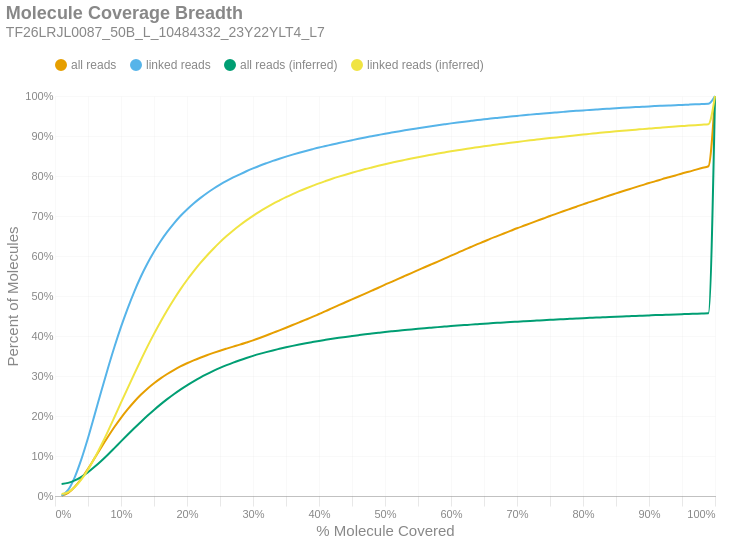

Notebook source saved alongside this figure:
### Markdown cell above
### Molecule Read Coverage
This chart shows molecule coverage breadth as computed by the number of bases aligned to that molecule. In other words, "*how much of each unique long molecule is actually sequenced/aligned?*" Keep in mind there is a distinction between sequences and alignments, since some sequences belonging to a particular molecule may not align well and wouldn't appear in the alignment data. This chart also shows molecule coverage breadth as computed by the *inferred fragment* from which the aligned sequences originate. Unlike read coverage, this calculation takes into account the total insert size, including unsequenced gaps between the forward and reverse reads. Like the previous figures, these are cumulative percents.

### Code cell
if SKIPLR:
    print_html(f"Skipped")
else:
    binned_df = consolidated_hist(valids['coverage_bp'], mask, 0.01, True)
    binned_df_inf = consolidated_hist(valids['coverage_inserts'], mask, 0.01, True)
    binned_df = binned_df.with_columns(pl.lit(binned_df_inf['all reads (cumsum)']).alias('all reads (inferred)'))
    binned_df = binned_df.with_columns(pl.lit(binned_df_inf['linked reads (cumsum)']).alias('linked reads (inferred)'))
    binned_df = binned_df.with_columns(
        (pl.col('bin').cast(pl.Float64) + 0.01).alias('right_edge')
    )

    with SafeRender(binned_df):
        (
            density_plot(binned_df, 'Molecule Coverage Breadth', samplename, 'molcov', ['all reads (inferred)','linked reads (inferred)'])
            .encode(
                #x=alt.X('bin:Q', title="% Molecule Covered").axis(format = '%').scale(padding=0),
                x=alt.X('right_edge:Q', title="% Molecule Covered").axis(format='%').scale(padding=0),
                y=alt.Y('value:Q', title='Percent of Molecules')
                    .axis(format='%')
                    .stack(False)
                    .scale(domainMin=0, padding=0),
                color=alt.Color("key:N").scale(domain = ["all reads", "linked reads", "all reads (inferred)", "linked reads (inferred)"]),
                tooltip = [
                    alt.Tooltip("key:N", title = "Data Type"),
                    alt.Tooltip("range_label:N", title="% Molecule Covered"),
                    alt.Tooltip("value:Q", format = ".2%", title="% Molecules")
                ]
            )
        ).display()

### Figure 1 — Vega-Lite specification as saved in the notebook (floating-point values rounded to 4 significant figures)
{"width": "container", "height": 400, "config": {"title": {"anchor": "start", "dy": -15, "fontSize": 18, "color": "#888888", "subtitleColor": "#888888", "subtitleFontSize": 14}, "arc": {"fill": "#0072B2"}, "axis": {"domainColor": "#888888", "domainWidth": 0.5, "gridWidth": 0.2, "grid": false, "titleFontWeight": 400, "titleFontSize": 15, "labelFontSize": 11, "labelColor": "#888888", "tickColor": "#888888", "tickWidth": 0.2, "titleColor": "#888888"}, "axisBand": {"grid": false}, "axisX": {"grid": true, "tickSize": 10, "domainCap": "round"}, "axisY": {"domain": false, "grid": true, "tickSize": 0, "domainCap": "round"}, "background": "transparent", "header": {"labelFontSize": 15, "labelColor": "#888888", "titleFontSize": 15, "titleFontWeight": 600, "titleColor": "#888888"}, "legend": {"labelFont": "sans-serif", "labelFontSize": 12, "labelColor": "#888888", "symbolSize": 100, "symbolType": "circle", "titleFontSize": 12, "titlePadding": 10, "titleColor": "#888888", "title": null, "orient": "top"}, "range": {"category": ["#E69F00", "#56B4E9", "#009E73", "#F0E442", "#0072B2", "#D55E00", "#CC79A7", "#000000"], "diverging": ["#cfe8f3", "#a2d4ec", "#73bfe2", "#46abdb", "#1696d2", "#12719e"]}, "area": {"fill": "#0072B2", "fillOpacity": 0.7, "line": true, "strokeOpacity": 0.7}, "line": {"color": "#0072B2", "stroke": "#0072B2", "strokeWidth": 2}, "trail": {"color": "#0072B2", "stroke": "#0072B2", "strokeWidth": 0, "size": 1}, "point": {"filled": true, "fillOpacity": 1.0, "size": 95}, "text": {"color": "#888888", "fontSize": 11, "align": "right", "fontWeight": 400, "size": 11}, "bar": {"fill": "#0072B2", "stroke": null}, "view": {"stroke": null, "continuousWidth": 660, "continuousHeight": 400}}, "data": {"name": "data-0db333a58109daca412d4f96467bccf4"}, "mark": {"type": "line", "interpolate": "monotone", "point": {"opacity": 0, "size": 275}}, "encoding": {"color": {"field": "key", "scale": {"domain": ["all reads", "linked reads", "all reads (inferred)", "linked reads (inferred)"]}, "type": "nominal"}, "tooltip": [{"field": "key", "title": "Data Type", "type": "nominal"}, {"field": "range_label", "title": "% Molecule Covered", "type": "nominal"}, {"field": "value", "format": ".2%", "title": "% Molecules", "type": "quantitative"}], "x": {"axis": {"format": "%"}, "field": "right_edge", "scale": {"padding": 0}, "title": "% Molecule Covered", "type": "quantitative"}, "y": {"axis": {"format": "%"}, "field": "value", "scale": {"domainMin": 0, "padding": 0}, "stack": false, "title": "Percent of Molecules", "type": "quantitative"}}, "params": [{"name": "param_c36ac31b6afebe62", "select": {"type": "point", "fields": ["key"]}, "bind": "legend"}], "title": {"text": "Molecule Coverage Breadth", "subtitle": "TF26LRJL0087_50B_L_10484332_23Y22YLT4_L7"}, "transform": [{"fold": ["all reads (cumsum)", "linked reads (cumsum)", "all reads (inferred)", "linked reads (inferred)"]}, {"calculate": "replace(datum.key, ' (cumsum)', '')", "as": "key"}, {"filter": {"param": "param_c36ac31b6afebe62"}}], "usermeta": {"embedOptions": {"downloadFileName": "TF26LRJL0087_50B_L_10484332_23Y22YLT4_L7.molcov"}}, "$schema": "https://vega.github.io/schema/vega-lite/v6.4.1.json", "datasets": {"data-0db333a58109daca412d4f96467bccf4": [{"bin": "0.0", "interval": "0.0-0.01", "all reads": 0.0006202, "linked reads": 0.0008796, "all reads (cumsum)": 0.0006202, "linked reads (cumsum)": 0.0008796, "range_label": "0.0-0.01", "all reads (inferred)": 0.03014, "linked reads (inferred)": 0.004812, "right_edge": 0.01}, {"bin": "0.01", "interval": "0.01-0.02", "all reads": 0.007105, "linked reads": 0.01425, "all reads (cumsum)": 0.007725, "linked reads (cumsum)": 0.01513, "range_label": "0.01-0.02", "all reads (inferred)": 0.03278, "linked reads (inferred)": 0.009681, "right_edge": 0.02}, {"bin": "0.02", "interval": "0.02-0.03", "all reads": 0.01532, "linked reads": 0.03231, "all reads (cumsum)": 0.02305, "linked reads (cumsum)": 0.04744, "range_label": "0.02-0.03", "all reads (inferred)": 0.03884, "linked reads (inferred)": 0.02213, "right_edge": 0.03}, {"bin": "0.03", "interval": "0.03-0.04", "all reads": 0.02074, "linked reads": 0.0447, "all reads (cumsum)": 0.04379, "linked reads (cumsum)": 0.09214, "range_label": "0.03-0.04", "all reads (inferred)": 0.04793, "linked reads (inferred)": 0.04136, "right_edge": 0.04}, {"bin": "0.04", "interval": "0.04-0.05", "all reads": 0.02437, "linked reads": 0.05283, "all reads (cumsum)": 0.06815, "linked reads (cumsum)": 0.145, "range_label": "0.04-0.05", "all reads (inferred)": 0.05945, "linked reads (inferred)": 0.06593, "right_edge": 0.05}, {"bin": "0.05", "interval": "0.05-0.06", "all reads": 0.02657, "linked reads": 0.05785, "all reads (cumsum)": 0.09473, "linked reads (cumsum)": 0.2028, "range_label": "0.05-0.06", "all reads (inferred)": 0.0729, "linked reads (inferred)": 0.09494, "right_edge": 0.06}, {"bin": "0.06", "interval": "0.06-0.07", "all reads": 0.02686, "linked reads": 0.05864, "all reads (cumsum)": 0.1216, "linked reads (cumsum)": 0.2615, "range_label": "0.06-0.07", "all reads (inferred)": 0.08764, "linked reads (inferred)": 0.1269, "right_edge": 0.07}, {"bin": "0.07", "interval": "0.07-0.08", "all reads": 0.02595, "linked reads": 0.0567, "all reads (cumsum)": 0.1475, "linked reads (cumsum)": 0.3182, "range_label": "0.07-0.08", "all reads (inferred)": 0.1033, "linked reads (inferred)": 0.161, "right_edge": 0.08}, {"bin": "0.08", "interval": "0.08-0.09", "all reads": 0.02486, "linked reads": 0.05423, "all reads (cumsum)": 0.1724, "linked reads (cumsum)": 0.3724, "range_label": "0.08-0.09", "all reads (inferred)": 0.1198, "linked reads (inferred)": 0.1968, "right_edge": 0.09}, {"bin": "0.09", "interval": "0.09-0.1", "all reads": 0.02309, "linked reads": 0.0504, "all reads (cumsum)": 0.1955, "linked reads (cumsum)": 0.4228, "range_label": "0.09-0.1", "all reads (inferred)": 0.1365, "linked reads (inferred)": 0.2333, "right_edge": 0.1}, {"bin": "0.1", "interval": "0.1-0.11", "all reads": 0.02099, "linked reads": 0.0458, "all reads (cumsum)": 0.2165, "linked reads (cumsum)": 0.4686, "range_label": "0.1-0.11", "all reads (inferred)": 0.1529, "linked reads (inferred)": 0.2692, "right_edge": 0.11}, {"bin": "0.11", "interval": "0.11-0.12", "all reads": 0.01924, "linked reads": 0.04193, "all reads (cumsum)": 0.2357, "linked reads (cumsum)": 0.5105, "range_label": "0.11-0.12", "all reads (inferred)": 0.1692, "linked reads (inferred)": 0.3047, "right_edge": 0.12}, {"bin": "0.12", "interval": "0.12-0.13", "all reads": 0.01727, "linked reads": 0.03759, "all reads (cumsum)": 0.253, "linked reads (cumsum)": 0.5481, "range_label": "0.12-0.13", "all reads (inferred)": 0.1851, "linked reads (inferred)": 0.3395, "right_edge": 0.13}, {"bin": "0.13", "interval": "0.13-0.14", "all reads": 0.01536, "linked reads": 0.03329, "all reads (cumsum)": 0.2683, "linked reads (cumsum)": 0.5814, "range_label": "0.13-0.14", "all reads (inferred)": 0.2006, "linked reads (inferred)": 0.3733, "right_edge": 0.14}, {"bin": "0.14", "interval": "0.14-0.15", "all reads": 0.01354, "linked reads": 0.02921, "all reads (cumsum)": 0.2819, "linked reads (cumsum)": 0.6106, "range_label": "0.14-0.15", "all reads (inferred)": 0.2152, "linked reads (inferred)": 0.4054, "right_edge": 0.15}, {"bin": "0.15", "interval": "0.15-0.16", "all reads": 0.01224, "linked reads": 0.02627, "all reads (cumsum)": 0.2941, "linked reads (cumsum)": 0.6369, "range_label": "0.15-0.16", "all reads (inferred)": 0.2291, "linked reads (inferred)": 0.4357, "right_edge": 0.16}, {"bin": "0.16", "interval": "0.16-0.17", "all reads": 0.01093, "linked reads": 0.02332, "all reads (cumsum)": 0.3051, "linked reads (cumsum)": 0.6602, "range_label": "0.16-0.17", "all reads (inferred)": 0.2422, "linked reads (inferred)": 0.4643, "right_edge": 0.17}, {"bin": "0.17", "interval": "0.17-0.18", "all reads": 0.009863, "linked reads": 0.02092, "all reads (cumsum)": 0.3149, "linked reads (cumsum)": 0.6811, "range_label": "0.17-0.18", "all reads (inferred)": 0.2545, "linked reads (inferred)": 0.4912, "right_edge": 0.18}, {"bin": "0.18", "interval": "0.18-0.19", "all reads": 0.008938, "linked reads": 0.01876, "all reads (cumsum)": 0.3239, "linked reads (cumsum)": 0.6999, "range_label": "0.18-0.19", "all reads (inferred)": 0.2661, "linked reads (inferred)": 0.5165, "right_edge": 0.19}, {"bin": "0.19", "interval": "0.19-0.2", "all reads": 0.007939, "linked reads": 0.0164, "all reads (cumsum)": 0.3318, "linked reads (cumsum)": 0.7163, "range_label": "0.19-0.2", "all reads (inferred)": 0.2768, "linked reads (inferred)": 0.54, "right_edge": 0.2}, {"bin": "0.2", "interval": "0.2-0.21", "all reads": 0.007297, "linked reads": 0.01496, "all reads (cumsum)": 0.3391, "linked reads (cumsum)": 0.7312, "range_label": "0.2-0.21", "all reads (inferred)": 0.2867, "linked reads (inferred)": 0.5615, "right_edge": 0.21}, {"bin": "0.21", "interval": "0.21-0.22", "all reads": 0.006663, "linked reads": 0.0134, "all reads (cumsum)": 0.3458, "linked reads (cumsum)": 0.7446, "range_label": "0.21-0.22", "all reads (inferred)": 0.2961, "linked reads (inferred)": 0.582, "right_edge": 0.22}, {"bin": "0.22", "interval": "0.22-0.23", "all reads": 0.006225, "linked reads": 0.01226, "all reads (cumsum)": 0.352, "linked reads (cumsum)": 0.7569, "range_label": "0.22-0.23", "all reads (inferred)": 0.3046, "linked reads (inferred)": 0.6007, "right_edge": 0.23}, {"bin": "0.23", "interval": "0.23-0.24", "all reads": 0.005771, "linked reads": 0.01114, "all reads (cumsum)": 0.3577, "linked reads (cumsum)": 0.7681, "range_label": "0.23-0.24", "all reads (inferred)": 0.3126, "linked reads (inferred)": 0.6182, "right_edge": 0.24}, {"bin": "0.24", "interval": "0.24-0.25", "all reads": 0.00546, "linked reads": 0.01018, "all reads (cumsum)": 0.3632, "linked reads (cumsum)": 0.7782, "range_label": "0.24-0.25", "all reads (inferred)": 0.3202, "linked reads (inferred)": 0.6347, "right_edge": 0.25}, {"bin": "0.25", "interval": "0.25-0.26", "all reads": 0.00519, "linked reads": 0.009413, "all reads (cumsum)": 0.3684, "linked reads (cumsum)": 0.7877, "range_label": "0.25-0.26", "all reads (inferred)": 0.3271, "linked reads (inferred)": 0.6497, "right_edge": 0.26}, {"bin": "0.26", "interval": "0.26-0.27", "all reads": 0.005075, "linked reads": 0.008663, "all reads (cumsum)": 0.3735, "linked reads (cumsum)": 0.7963, "range_label": "0.26-0.27", "all reads (inferred)": 0.3336, "linked reads (inferred)": 0.6639, "right_edge": 0.27}, {"bin": "0.27", "interval": "0.27-0.28", "all reads": 0.004931, "linked reads": 0.007916, "all reads (cumsum)": 0.3784, "linked reads (cumsum)": 0.8042, "range_label": "0.27-0.28", "all reads (inferred)": 0.3395, "linked reads (inferred)": 0.6769, "right_edge": 0.28}, {"bin": "0.28", "interval": "0.28-0.29", "all reads": 0.005307, "linked reads": 0.007669, "all reads (cumsum)": 0.3837, "linked reads (cumsum)": 0.8119, "range_label": "0.28-0.29", "all reads (inferred)": 0.3451, "linked reads (inferred)": 0.689, "right_edge": 0.29}, {"bin": "0.29", "interval": "0.29-0.3", "all reads": 0.005463, "linked reads": 0.007087, "all reads (cumsum)": 0.3892, "linked reads (cumsum)": 0.819, "range_label": "0.29-0.3", "all reads (inferred)": 0.3503, "linked reads (inferred)": 0.7004, "right_edge": 0.3}, {"bin": "0.3", "interval": "0.3-0.31", "all reads": 0.005914, "linked reads": 0.006732, "all reads (cumsum)": 0.3951, "linked reads (cumsum)": 0.8257, "range_label": "0.3-0.31", "all reads (inferred)": 0.3552, "linked reads (inferred)": 0.7112, "right_edge": 0.31}, {"bin": "0.31", "interval": "0.31-0.32", "all reads": 0.006207, "linked reads": 0.006154, "all reads (cumsum)": 0.4013, "linked reads (cumsum)": 0.8319, "range_label": "0.31-0.32", "all reads (inferred)": 0.3597, "linked reads (inferred)": 0.7209, "right_edge": 0.32}, {"bin": "0.32", "interval": "0.32-0.33", "all reads": 0.006475, "linked reads": 0.005917, "all reads (cumsum)": 0.4078, "linked reads (cumsum)": 0.8378, "range_label": "0.32-0.33", "all reads (inferred)": 0.364, "linked reads (inferred)": 0.7301, "right_edge": 0.33}, {"bin": "0.33", "interval": "0.33-0.34", "all reads": 0.006374, "linked reads": 0.005379, "all reads (cumsum)": 0.4141, "linked reads (cumsum)": 0.8432, "range_label": "0.33-0.34", "all reads (inferred)": 0.3679, "linked reads (inferred)": 0.7387, "right_edge": 0.34}, {"bin": "0.34", "interval": "0.34-0.35", "all reads": 0.006556, "linked reads": 0.005239, "all reads (cumsum)": 0.4207, "linked reads (cumsum)": 0.8484, "range_label": "0.34-0.35", "all reads (inferred)": 0.3717, "linked reads (inferred)": 0.747, "right_edge": 0.35}, {"bin": "0.35", "interval": "0.35-0.36", "all reads": 0.006716, "linked reads": 0.004979, "all reads (cumsum)": 0.4274, "linked reads (cumsum)": 0.8534, "range_label": "0.35-0.36", "all reads (inferred)": 0.3753, "linked reads (inferred)": 0.7547, "right_edge": 0.36}, {"bin": "0.36", "interval": "0.36-0.37", "all reads": 0.006701, "linked reads": 0.004723, "all reads (cumsum)": 0.4341, "linked reads (cumsum)": 0.8581, "range_label": "0.36-0.37", "all reads (inferred)": 0.3786, "linked reads (inferred)": 0.762, "right_edge": 0.37}, {"bin": "0.37", "interval": "0.37-0.38", "all reads": 0.006732, "linked reads": 0.004577, "all reads (cumsum)": 0.4408, "linked reads (cumsum)": 0.8627, "range_label": "0.37-0.38", "all reads (inferred)": 0.3818, "linked reads (inferred)": 0.7688, "right_edge": 0.38}, {"bin": "0.38", "interval": "0.38-0.39", "all reads": 0.006848, "linked reads": 0.004309, "all reads (cumsum)": 0.4477, "linked reads (cumsum)": 0.867, "range_label": "0.38-0.39", "all reads (inferred)": 0.3848, "linked reads (inferred)": 0.7753, "right_edge": 0.39}, {"bin": "0.39", "interval": "0.39-0.4", "all reads": 0.007199, "linked reads": 0.004179, "all reads (cumsum)": 0.4549, "linked reads (cumsum)": 0.8712, "range_label": "0.39-0.4", "all reads (inferred)": 0.3877, "linked reads (inferred)": 0.7816, "right_edge": 0.4}, {"bin": "0.4", "interval": "0.4-0.41", "all reads": 0.007185, "linked reads": 0.003775, "all reads (cumsum)": 0.4621, "linked reads (cumsum)": 0.875, "range_label": "0.4-0.41", "all reads (inferred)": 0.3904, "linked reads (inferred)": 0.7875, "right_edge": 0.41}, {"bin": "0.41", "interval": "0.41-0.42", "all reads": 0.007548, "linked reads": 0.003883, "all reads (cumsum)": 0.4696, "linked reads (cumsum)": 0.8788, "range_label": "0.41-0.42", "all reads (inferred)": 0.393, "linked reads (inferred)": 0.7931, "right_edge": 0.42}, {"bin": "0.42", "interval": "0.42-0.43", "all reads": 0.007346, "linked reads": 0.003594, "all reads (cumsum)": 0.477, "linked reads (cumsum)": 0.8824, "range_label": "0.42-0.43", "all reads (inferred)": 0.3954, "linked reads (inferred)": 0.7984, "right_edge": 0.43}, {"bin": "0.43", "interval": "0.43-0.44", "all reads": 0.007302, "linked reads": 0.003545, "all reads (cumsum)": 0.4843, "linked reads (cumsum)": 0.886, "range_label": "0.43-0.44", "all reads (inferred)": 0.3977, "linked reads (inferred)": 0.8033, "right_edge": 0.44}, {"bin": "0.44", "interval": "0.44-0.45", "all reads": 0.007292, "linked reads": 0.003514, "all reads (cumsum)": 0.4916, "linked reads (cumsum)": 0.8895, "range_label": "0.44-0.45", "all reads (inferred)": 0.3999, "linked reads (inferred)": 0.8081, "right_edge": 0.45}, {"bin": "0.45", "interval": "0.45-0.46", "all reads": 0.007235, "linked reads": 0.003459, "all reads (cumsum)": 0.4988, "linked reads (cumsum)": 0.8929, "range_label": "0.45-0.46", "all reads (inferred)": 0.4021, "linked reads (inferred)": 0.8127, "right_edge": 0.46}, {"bin": "0.46", "interval": "0.46-0.47", "all reads": 0.0072, "linked reads": 0.003338, "all reads (cumsum)": 0.506, "linked reads (cumsum)": 0.8963, "range_label": "0.46-0.47", "all reads (inferred)": 0.4042, "linked reads (inferred)": 0.8173, "right_edge": 0.47}, {"bin": "0.47", "interval": "0.47-0.48", "all reads": 0.007356, "linked reads": 0.003166, "all reads (cumsum)": 0.5134, "linked reads (cumsum)": 0.8994, "range_label": "0.47-0.48", "all reads (inferred)": 0.4061, "linked reads (inferred)": 0.8214, "right_edge": 0.48}, {"bin": "0.48", "interval": "0.48-0.49", "all reads": 0.007217, "linked reads": 0.003153, "all reads (cumsum)": 0.5206, "linked reads (cumsum)": 0.9026, "range_label": "0.48-0.49", "all reads (inferred)": 0.408, "linked reads (inferred)": 0.8255, "right_edge": 0.49}, {"bin": "0.49", "interval": "0.49-0.5", "all reads": 0.007885, "linked reads": 0.003115, "all reads (cumsum)": 0.5285, "linked reads (cumsum)": 0.9057, "range_label": "0.49-0.5", "all reads (inferred)": 0.4099, "linked reads (inferred)": 0.8296, "right_edge": 0.5}, {"bin": "0.5", "interval": "0.5-0.51", "all reads": 0.006787, "linked reads": 0.00287, "all reads (cumsum)": 0.5352, "linked reads (cumsum)": 0.9086, "range_label": "0.5-0.51", "all reads (inferred)": 0.4116, "linked reads (inferred)": 0.8333, "right_edge": 0.51}, {"bin": "0.51", "interval": "0.51-0.52", "all reads": 0.007526, "linked reads": 0.002854, "all reads (cumsum)": 0.5428, "linked reads (cumsum)": 0.9114, "range_label": "0.51-0.52", "all reads (inferred)": 0.4133, "linked reads (inferred)": 0.837, "right_edge": 0.52}, {"bin": "0.52", "interval": "0.52-0.53", "all reads": 0.007327, "linked reads": 0.002828, "all reads (cumsum)": 0.5501, "linked reads (cumsum)": 0.9143, "range_label": "0.52-0.53", "all reads (inferred)": 0.4149, "linked reads (inferred)": 0.8403, "right_edge": 0.53}, {"bin": "0.53", "interval": "0.53-0.54", "all reads": 0.007291, "linked reads": 0.002705, "all reads (cumsum)": 0.5574, "linked reads (cumsum)": 0.917, "range_label": "0.53-0.54", "all reads (inferred)": 0.4165, "linked reads (inferred)": 0.8437, "right_edge": 0.54}, {"bin": "0.54", "interval": "0.54-0.55", "all reads": 0.007123, "linked reads": 0.002553, "all reads (cumsum)": 0.5645, "linked reads (cumsum)": 0.9195, "range_label": "0.54-0.55", "all reads (inferred)": 0.418, "linked reads (inferred)": 0.847, "right_edge": 0.55}, {"bin": "0.55", "interval": "0.55-0.56", "all reads": 0.007321, "linked reads": 0.002509, "all reads (cumsum)": 0.5718, "linked reads (cumsum)": 0.922, "range_label": "0.55-0.56", "all reads (inferred)": 0.4194, "linked reads (inferred)": 0.8501, "right_edge": 0.56}, {"bin": "0.56", "interval": "0.56-0.57", "all reads": 0.00715, "linked reads": 0.00247, "all reads (cumsum)": 0.579, "linked reads (cumsum)": 0.9245, "range_label": "0.56-0.57", "all reads (inferred)": 0.4208, "linked reads (inferred)": 0.8531, "right_edge": 0.57}, {"bin": "0.57", "interval": "0.57-0.58", "all reads": 0.007069, "linked reads": 0.002416, "all reads (cumsum)": 0.5861, "linked reads (cumsum)": 0.9269, "range_label": "0.57-0.58", "all reads (inferred)": 0.4222, "linked reads (inferred)": 0.856, "right_edge": 0.58}, {"bin": "0.58", "interval": "0.58-0.59", "all reads": 0.007294, "linked reads": 0.00234, "all reads (cumsum)": 0.5934, "linked reads (cumsum)": 0.9293, "range_label": "0.58-0.59", "all reads (inferred)": 0.4235, "linked reads (inferred)": 0.8589, "right_edge": 0.59}, {"bin": "0.59", "interval": "0.59-0.6", "all reads": 0.007415, "linked reads": 0.002303, "all reads (cumsum)": 0.6008, "linked reads (cumsum)": 0.9316, "range_label": "0.59-0.6", "all reads (inferred)": 0.4248, "linked reads (inferred)": 0.8617, "right_edge": 0.6}, {"bin": "0.6", "interval": "0.6-0.61", "all reads": 0.007166, "linked reads": 0.002196, "all reads (cumsum)": 0.6079, "linked reads (cumsum)": 0.9338, "range_label": "0.6-0.61", "all reads (inferred)": 0.4261, "linked reads (inferred)": 0.8643, "right_edge": 0.61}, {"bin": "0.61", "interval": "0.61-0.62", "all reads": 0.007461, "linked reads": 0.00211, "all reads (cumsum)": 0.6154, "linked reads (cumsum)": 0.9359, "range_label": "0.61-0.62", "all reads (inferred)": 0.4272, "linked reads (inferred)": 0.8668, "right_edge": 0.62}, {"bin": "0.62", "interval": "0.62-0.63", "all reads": 0.007011, "linked reads": 0.001992, "all reads (cumsum)": 0.6224, "linked reads (cumsum)": 0.9379, "range_label": "0.62-0.63", "all reads (inferred)": 0.4284, "linked reads (inferred)": 0.8694, "right_edge": 0.63}, {"bin": "0.63", "interval": "0.63-0.64", "all reads": 0.007098, "linked reads": 0.001947, "all reads (cumsum)": 0.6295, "linked reads (cumsum)": 0.9398, "range_label": "0.63-0.64", "all reads (inferred)": 0.4296, "linked reads (inferred)": 0.8719, "right_edge": 0.64}, {"bin": "0.64", "interval": "0.64-0.65", "all reads": 0.00672, "linked reads": 0.001782, "all reads (cumsum)": 0.6362, "linked reads (cumsum)": 0.9416, "range_label": "0.64-0.65", "all reads (inferred)": 0.4307, "linked reads (inferred)": 0.8743, "right_edge": 0.65}, {"bin": "0.65", "interval": "0.65-0.66", "all reads": 0.007055, "linked reads": 0.001917, "all reads (cumsum)": 0.6433, "linked reads (cumsum)": 0.9435, "range_label": "0.65-0.66", "all reads (inferred)": 0.4318, "linked reads (inferred)": 0.8765, "right_edge": 0.66}, {"bin": "0.66", "interval": "0.66-0.67", "all reads": 0.006455, "linked reads": 0.001779, "all reads (cumsum)": 0.6497, "linked reads (cumsum)": 0.9453, "range_label": "0.66-0.67", "all reads (inferred)": 0.4328, "linked reads (inferred)": 0.8788, "right_edge": 0.67}, {"bin": "0.67", "interval": "0.67-0.68", "all reads": 0.006649, "linked reads": 0.001752, "all reads (cumsum)": 0.6564, "linked reads (cumsum)": 0.947, "range_label": "0.67-0.68", "all reads (inferred)": 0.4338, "linked reads (inferred)": 0.8809, "right_edge": 0.68}, {"bin": "0.68", "interval": "0.68-0.69", "all reads": 0.006395, "linked reads": 0.001629, "all reads (cumsum)": 0.6628, "linked reads (cumsum)": 0.9487, "range_label": "0.68-0.69", "all reads (inferred)": 0.4349, "linked reads (inferred)": 0.8831, "right_edge": 0.69}, {"bin": "0.69", "interval": "0.69-0.7", "all reads": 0.006556, "linked reads": 0.00162, "all reads (cumsum)": 0.6693, "linked reads (cumsum)": 0.9503, "range_label": "0.69-0.7", "all reads (inferred)": 0.4358, "linked reads (inferred)": 0.8852, "right_edge": 0.7}, {"bin": "0.7", "interval": "0.7-0.71", "all reads": 0.006135, "linked reads": 0.001656, "all reads (cumsum)": 0.6755, "linked reads (cumsum)": 0.9519, "range_label": "0.7-0.71", "all reads (inferred)": 0.4368, "linked reads (inferred)": 0.8872, "right_edge": 0.71}, {"bin": "0.71", "interval": "0.71-0.72", "all reads": 0.006022, "linked reads": 0.001484, "all reads (cumsum)": 0.6815, "linked reads (cumsum)": 0.9534, "range_label": "0.71-0.72", "all reads (inferred)": 0.4377, "linked reads (inferred)": 0.8892, "right_edge": 0.72}, {"bin": "0.72", "interval": "0.72-0.73", "all reads": 0.006236, "linked reads": 0.001466, "all reads (cumsum)": 0.6877, "linked reads (cumsum)": 0.9549, "range_label": "0.72-0.73", "all reads (inferred)": 0.4386, "linked reads (inferred)": 0.8911, "right_edge": 0.73}, {"bin": "0.73", "interval": "0.73-0.74", "all reads": 0.006045, "linked reads": 0.001446, "all reads (cumsum)": 0.6938, "linked reads (cumsum)": 0.9563, "range_label": "0.73-0.74", "all reads (inferred)": 0.4395, "linked reads (inferred)": 0.893, "right_edge": 0.74}, {"bin": "0.74", "interval": "0.74-0.75", "all reads": 0.006345, "linked reads": 0.001381, "all reads (cumsum)": 0.7001, "linked reads (cumsum)": 0.9577, "range_label": "0.74-0.75", "all reads (inferred)": 0.4404, "linked reads (inferred)": 0.8948, "right_edge": 0.75}, {"bin": "0.75", "interval": "0.75-0.76", "all reads": 0.005698, "linked reads": 0.001301, "all reads (cumsum)": 0.7058, "linked reads (cumsum)": 0.959, "range_label": "0.75-0.76", "all reads (inferred)": 0.4412, "linked reads (inferred)": 0.8965, "right_edge": 0.76}, {"bin": "0.76", "interval": "0.76-0.77", "all reads": 0.005939, "linked reads": 0.001288, "all reads (cumsum)": 0.7118, "linked reads (cumsum)": 0.9603, "range_label": "0.76-0.77", "all reads (inferred)": 0.4421, "linked reads (inferred)": 0.8984, "right_edge": 0.77}, {"bin": "0.77", "interval": "0.77-0.78", "all reads": 0.005771, "linked reads": 0.00128, "all reads (cumsum)": 0.7175, "linked reads (cumsum)": 0.9616, "range_label": "0.77-0.78", "all reads (inferred)": 0.4429, "linked reads (inferred)": 0.9002, "right_edge": 0.78}, {"bin": "0.78", "interval": "0.78-0.79", "all reads": 0.005715, "linked reads": 0.00124, "all reads (cumsum)": 0.7232, "linked reads (cumsum)": 0.9628, "range_label": "0.78-0.79", "all reads (inferred)": 0.4437, "linked reads (inferred)": 0.902, "right_edge": 0.79}, {"bin": "0.79", "interval": "0.79-0.8", "all reads": 0.005901, "linked reads": 0.001208, "all reads (cumsum)": 0.7291, "linked reads (cumsum)": 0.964, "range_label": "0.79-0.8", "all reads (inferred)": 0.4446, "linked reads (inferred)": 0.9037, "right_edge": 0.8}, {"bin": "0.8", "interval": "0.8-0.81", "all reads": 0.005452, "linked reads": 0.001095, "all reads (cumsum)": 0.7346, "linked reads (cumsum)": 0.9651, "range_label": "0.8-0.81", "all reads (inferred)": 0.4453, "linked reads (inferred)": 0.9053, "right_edge": 0.81}, {"bin": "0.81", "interval": "0.81-0.82", "all reads": 0.005542, "linked reads": 0.001142, "all reads (cumsum)": 0.7401, "linked reads (cumsum)": 0.9663, "range_label": "0.81-0.82", "all reads (inferred)": 0.4461, "linked reads (inferred)": 0.907, "right_edge": 0.82}, {"bin": "0.82", "interval": "0.82-0.83", "all reads": 0.005554, "linked reads": 0.001114, "all reads (cumsum)": 0.7457, "linked reads (cumsum)": 0.9674, "range_label": "0.82-0.83", "all reads (inferred)": 0.4469, "linked reads (inferred)": 0.9086, "right_edge": 0.83}, {"bin": "0.83", "interval": "0.83-0.84", "all reads": 0.005485, "linked reads": 0.0009966, "all reads (cumsum)": 0.7512, "linked reads (cumsum)": 0.9684, "range_label": "0.83-0.84", "all reads (inferred)": 0.4476, "linked reads (inferred)": 0.9102, "right_edge": 0.84}, {"bin": "0.84", "interval": "0.84-0.85", "all reads": 0.005278, "linked reads": 0.001021, "all reads (cumsum)": 0.7565, "linked reads (cumsum)": 0.9694, "range_label": "0.84-0.85", "all reads (inferred)": 0.4483, "linked reads (inferred)": 0.9117, "right_edge": 0.85}, {"bin": "0.85", "interval": "0.85-0.86", "all reads": 0.005327, "linked reads": 0.0009557, "all reads (cumsum)": 0.7618, "linked reads (cumsum)": 0.9704, "range_label": "0.85-0.86", "all reads (inferred)": 0.449, "linked reads (inferred)": 0.9131, "right_edge": 0.86}, {"bin": "0.86", "interval": "0.86-0.87", "all reads": 0.005188, "linked reads": 0.0009345, "all reads (cumsum)": 0.767, "linked reads (cumsum)": 0.9713, "range_label": "0.86-0.87", "all reads (inferred)": 0.4496, "linked reads (inferred)": 0.9145, "right_edge": 0.87}, {"bin": "0.87", "interval": "0.87-0.88", "all reads": 0.005222, "linked reads": 0.0009092, "all reads (cumsum)": 0.7722, "linked reads (cumsum)": 0.9722, "range_label": "0.87-0.88", "all reads (inferred)": 0.4503, "linked reads (inferred)": 0.9159, "right_edge": 0.88}, {"bin": "0.88", "interval": "0.88-0.89", "all reads": 0.005099, "linked reads": 0.0009388, "all reads (cumsum)": 0.7773, "linked reads (cumsum)": 0.9731, "range_label": "0.88-0.89", "all reads (inferred)": 0.4509, "linked reads (inferred)": 0.9172, "right_edge": 0.89}, {"bin": "0.89", "interval": "0.89-0.9", "all reads": 0.005134, "linked reads": 0.000912, "all reads (cumsum)": 0.7824, "linked reads (cumsum)": 0.9741, "range_label": "0.89-0.9", "all reads (inferred)": 0.4515, "linked reads (inferred)": 0.9186, "right_edge": 0.9}, {"bin": "0.9", "interval": "0.9-0.91", "all reads": 0.004668, "linked reads": 0.0007738, "all reads (cumsum)": 0.7871, "linked reads (cumsum)": 0.9748, "range_label": "0.9-0.91", "all reads (inferred)": 0.4522, "linked reads (inferred)": 0.9199, "right_edge": 0.91}, {"bin": "0.91", "interval": "0.91-0.92", "all reads": 0.005173, "linked reads": 0.0007386, "all reads (cumsum)": 0.7923, "linked reads (cumsum)": 0.9756, "range_label": "0.91-0.92", "all reads (inferred)": 0.4528, "linked reads (inferred)": 0.9212, "right_edge": 0.92}, {"bin": "0.92", "interval": "0.92-0.93", "all reads": 0.004477, "linked reads": 0.0007386, "all reads (cumsum)": 0.7967, "linked reads (cumsum)": 0.9763, "range_label": "0.92-0.93", "all reads (inferred)": 0.4533, "linked reads (inferred)": 0.9224, "right_edge": 0.93}, {"bin": "0.93", "interval": "0.93-0.94", "all reads": 0.004711, "linked reads": 0.0007273, "all reads (cumsum)": 0.8015, "linked reads (cumsum)": 0.977, "range_label": "0.93-0.94", "all reads (inferred)": 0.4539, "linked reads (inferred)": 0.9236, "right_edge": 0.94}, {"bin": "0.94", "interval": "0.94-0.95", "all reads": 0.004922, "linked reads": 0.0006554, "all reads (cumsum)": 0.8064, "linked reads (cumsum)": 0.9777, "range_label": "0.94-0.95", "all reads (inferred)": 0.4545, "linked reads (inferred)": 0.9248, "right_edge": 0.95}, {"bin": "0.95", "interval": "0.95-0.96", "all reads": 0.004157, "linked reads": 0.0007231, "all reads (cumsum)": 0.8105, "linked reads (cumsum)": 0.9784, "range_label": "0.95-0.96", "all reads (inferred)": 0.4551, "linked reads (inferred)": 0.926, "right_edge": 0.96}, {"bin": "0.96", "interval": "0.96-0.97", "all reads": 0.004772, "linked reads": 0.0007005, "all reads (cumsum)": 0.8153, "linked reads (cumsum)": 0.9791, "range_label": "0.96-0.97", "all reads (inferred)": 0.4557, "linked reads (inferred)": 0.9272, "right_edge": 0.97}, {"bin": "0.97", "interval": "0.97-0.98", "all reads": 0.004674, "linked reads": 0.0006343, "all reads (cumsum)": 0.82, "linked reads (cumsum)": 0.9797, "range_label": "0.97-0.98", "all reads (inferred)": 0.4562, "linked reads (inferred)": 0.9283, "right_edge": 0.98}, {"bin": "0.98", "interval": "0.98-0.99", "all reads": 0.004407, "linked reads": 0.0006413, "all reads (cumsum)": 0.8244, "linked reads (cumsum)": 0.9804, "range_label": "0.98-0.99", "all reads (inferred)": 0.4569, "linked reads (inferred)": 0.9295, "right_edge": 0.99}, {"bin": "0.99", "interval": "0.99-1.0", "all reads": 0.1756, "linked reads": 0.01961, "all reads (cumsum)": 1.0, "linked reads (cumsum)": 1.0, "range_label": "0.99-1.0", "all reads (inferred)": 1.0, "linked reads (inferred)": 1.0, "right_edge": 1.0}]}}
